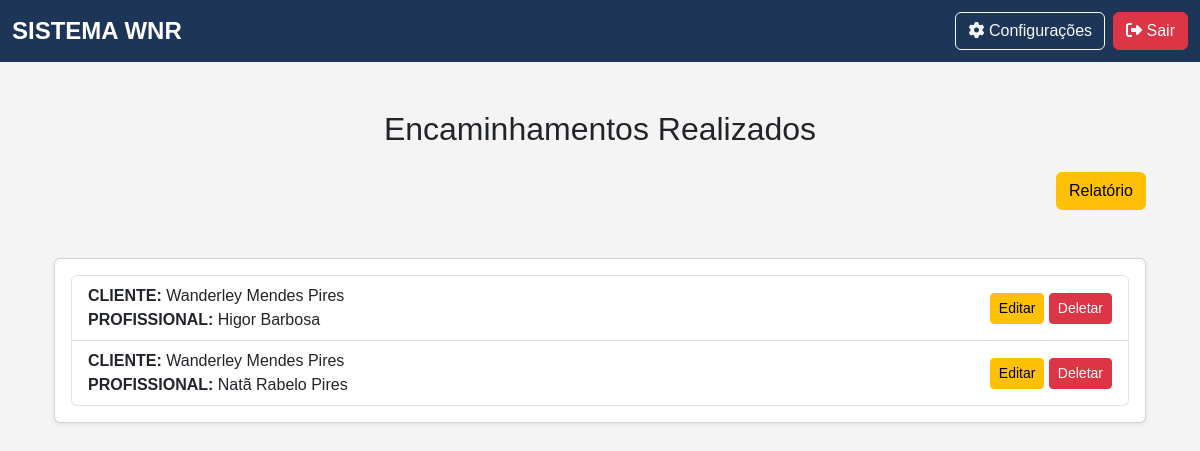
/listar_encaminhamento (signed in), run on the app's committed database.
### app/models.py (models this page shows)
class Encaminhamento(db.Model):
    __tablename__ = "encaminhamentos"
    id                      = Column(Integer, primary_key=True, index=True)
    cliente_id              = Column(Integer, ForeignKey("clientes.id", ondelete="CASCADE"))
    profissional_id         = Column(Integer, ForeignKey("profissionais.id", ondelete="CASCADE"))
    convenio                = Column(String)
    dias_horas_atendimento  = Column(String)
    data_encaminhamento     = Column(Date)
    observacoes_gerais      = Column(String)
    queixa                  = Column(String)
    situacao                = Column(String)
    tipo_encaminhamento     = Column(String)
    valor                   = Column(Float)
    cliente = relationship("Cliente", back_populates="encaminhamentos")
    profissional = relationship("Profissional", back_populates="encaminhamentos")

class Cliente(db.Model):
    __tablename__ = "clientes"
    id                      = Column(Integer, primary_key=True, index=True)
    nome                    = Column(String, index=True)
    cpf                     = Column(String(11), unique=True, index=True)
    email                   = Column(String, unique=True, index=True)
    data_nascimento         = Column(Date)
    renda_familiar          = Column(Float)
    bairro                  = Column(String)
    canal_divulgacao        = Column(String)
    cep                     = Column(String(8))
    cidade                  = Column(String)
    condicao_habitacao      = Column(String)
    cpf_responsavel         = Column(String(11), nullable=True, default="")
    numero_cs               = Column(String)
    despesa_mensal          = Column(Float)
    escolaridade            = Column(String)
    estado                  = Column(String)
    endereco                = Column(String)
    fone_contato            = Column(String)
    fone_pessoal            = Column(String)
    foto                    = Column(String)
    grau_parentesco         = Column(String)
    nome_plano_saude        = Column(String, default="Sem plano de Saúde")
    nome_responsavel        = Column(String, default="")
    numero_filhos           = Column(Integer, default=0)
    possui_filhos           = Column(String)
    plano_saude             = Column(String)
    previdenciario          = Column(String)
    profissao               = Column(String)
    remuneracao             = Column(Float)
    rg                      = Column(String)
    saldo                   = Column(Float)
    sexo                    = Column(String)
    tipo_moradia            = Column(String)
    transporte              = Column(String)
    encaminhamentos = relationship("Encaminhamento", back_populates="cliente", cascade="all, delete-orphan")
    guias = relationship("Guia", back_populates="cliente")

class Profissional(db.Model):
    __tablename__ = "profissionais"
    id                      = Column(Integer, primary_key=True, index=True)
    nome                    = Column(String, index=True)
    cpf                     = Column(String(11), unique=True, index=True)
    email                   = Column(String, unique=True, index=True)
    data_nascimento         = Column(Date)
    bairro                  = Column(String)
    banco                   = Column(String)
    cep                     = Column(String(8))
    cidade                  = Column(String)
    graduacao               = Column(String)
    issqn                   = Column(String)
    fone_pessoal            = Column(String)
    fone_profissional       = Column(String)
    foto                    = Column(String)
    curriculum_lattes       = Column(String)
    dias_horas_disponiveis  = Column(String)
    endereco_profissional   = Column(String)
    estado                  = Column(String)
    observacoes             = Column(String)
    pix                     = Column(String)
    registro_profissional   = Column(String)
    rg                      = Column(String)
    valor_minimo            = Column(Float)
    encaminhamentos = relationship("Encaminhamento", back_populates="profissional", cascade="all, delete-orphan")
    guias = relationship("Guia", back_populates="profissional")

### app/routes/referral_routes.py (the view)
@encaminhamento_bp.route('/listar_encaminhamento', methods=['GET', 'POST'])
@login_required
@role_required('atendimento', 'financeiro', 'admin')
def listar_encaminhamento():
    encaminhamentos = Encaminhamento.query.all()
    return render_template('encaminhamento/list.html', encaminhamentos=encaminhamentos)

### app/__init__.py (called while the page is built)
@login_manager.user_loader
def load_user(id):
    return Usuario.query.get(int(id))  # Converte para inteiro e busca no banco

### app/templates/encaminhamento/list.html (shortened to what this page needs)
{% extends 'base.html' %}
{% block content %}
<div class="container mt-5">
    <h2 class="text-center mb-4 mt-5">Encaminhamentos Realizados</h2>
    <div class="row mt-4 mb-5">
        <div class="col-md-12 text-end">
            <a href="{{ url_for('report_bp.report_encaminhamento') }}" class="btn btn-md btn-warning">Relatório</a>
        </div>
    </div>
    <div class="card shadow-sm">
        <div class="card-body">
            <ul class="list-group">
                {% for encaminhamento in encaminhamentos %}
                    <li class="list-group-item d-flex justify-content-between align-items-center">
                        <div>
                            <strong>CLIENTE: </strong>
                            {{ encaminhamento.cliente.nome }}
                            <br>
                            <strong>PROFISSIONAL: </strong>
                            {{ encaminhamento.profissional.nome }}
                            <br>
                        </div>
                        <div>
                            <a href="{{ url_for('encaminhamento_bp.editar_encaminhamento', id=encaminhamento.id) }}" class="btn btn-sm btn-warning">Editar</a>
                            <a href="{{ url_for('encaminhamento_bp.deletar_encaminhamento', id=encaminhamento.id) }}" class="btn btn-sm btn-danger"data-bs-toggle="modal" data-bs-target="#confirmarExclusao" data-id="{{ encaminhamento.id }}">Deletar</a>
                        </div>
                    </li>
                {% endfor %}
            </ul>
        </div>
    </div>
</div>
{% endblock %}

### app/static/css/base.css (style rules this page uses)
body { background-color: #f4f4f4; font-family: 'Arial', sans-serif; margin: 0; padding: 0; }

### data on the page
Encaminhamento: cliente.nome "Wanderley Mendes Pires", profissional.nome "Higor Barbosa"
Encaminhamento: cliente.nome "Wanderley Mendes Pires", profissional.nome "Natã Rabelo Pires"
